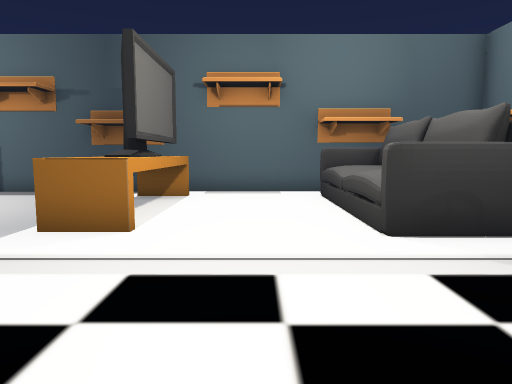
[1] (above)

16 first-person views from a walk through a 3-D level made in the Unity game engine. The camera is 1.2 m above the floor, tilts 6° down and sees 70° across. The floor is counted in squares, 1 m on a side. Each view is taken from the middle of a square. On the plan, view 1 faces up. The plan holds only what a view shows up to about 15 squares ahead; the rest is blank.

[2]
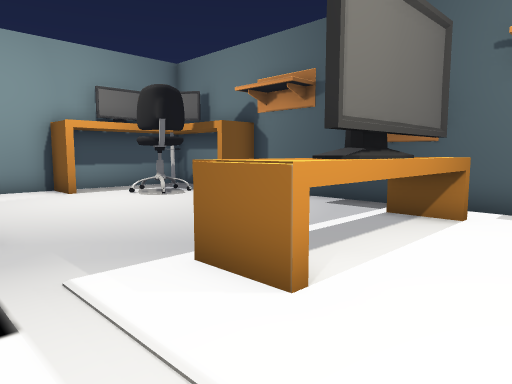

[3]
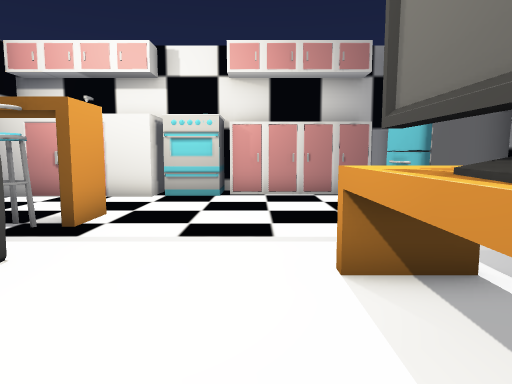

[4]
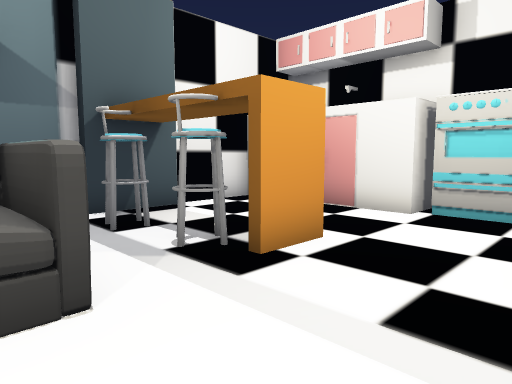

[5]
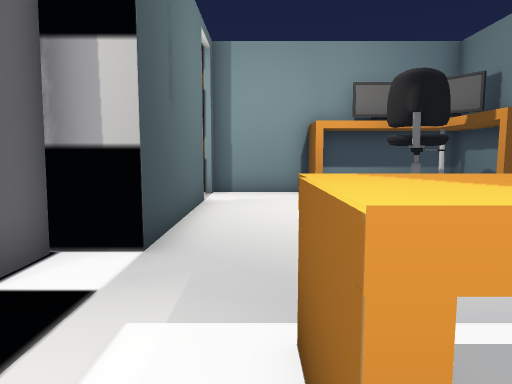

[6]
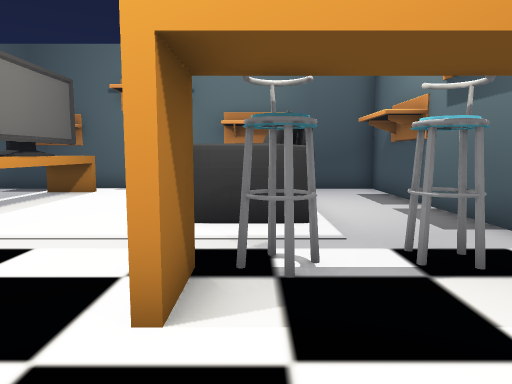

[7]
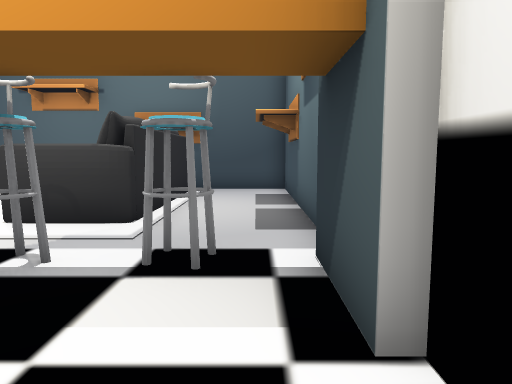

[8]
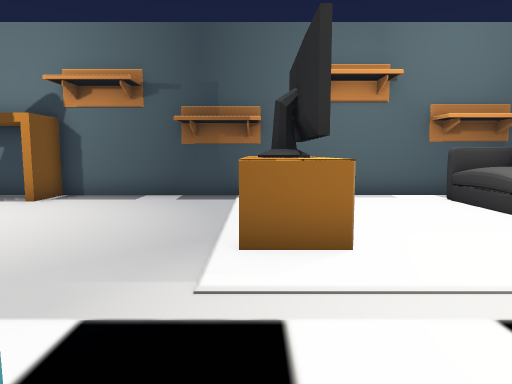

[9]
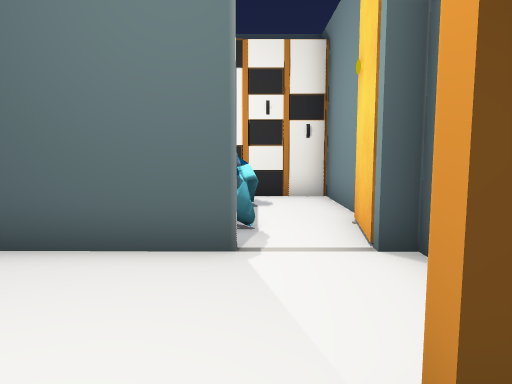

[10]
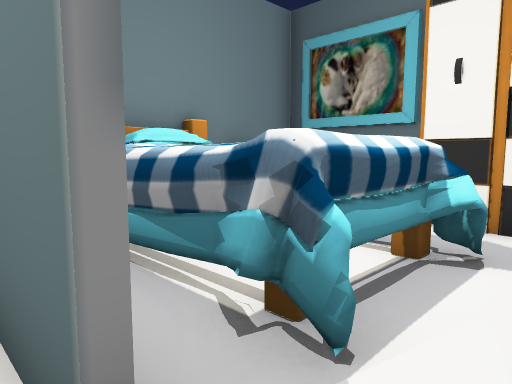

[11]
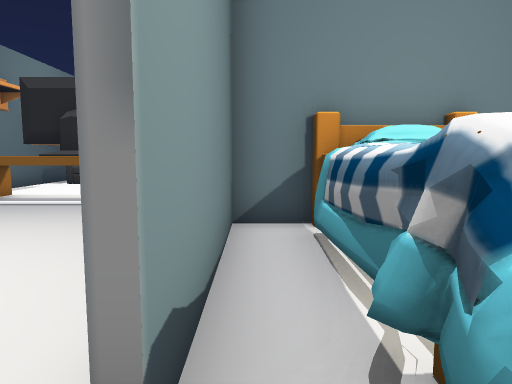

[12]
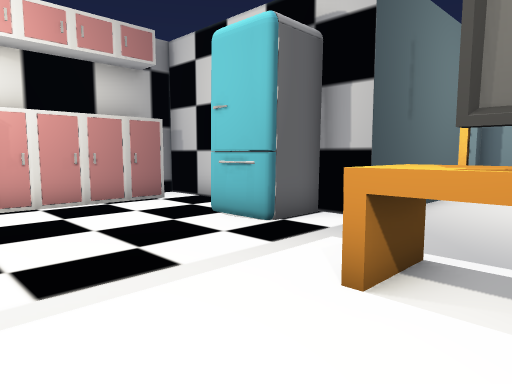

[13]
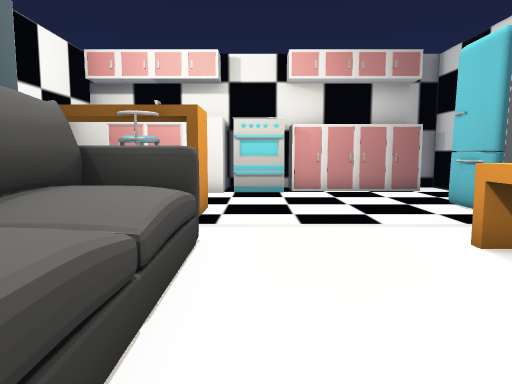

[14]
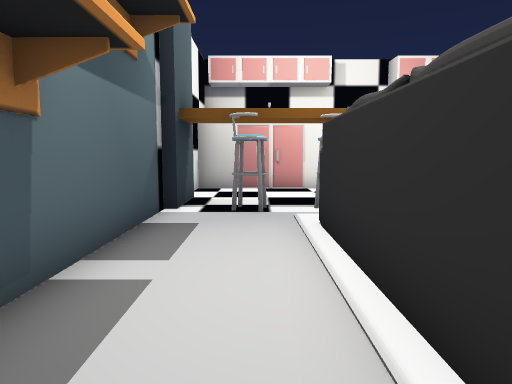

[15]
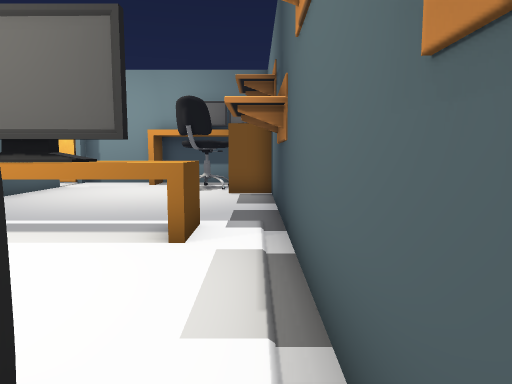

[16]
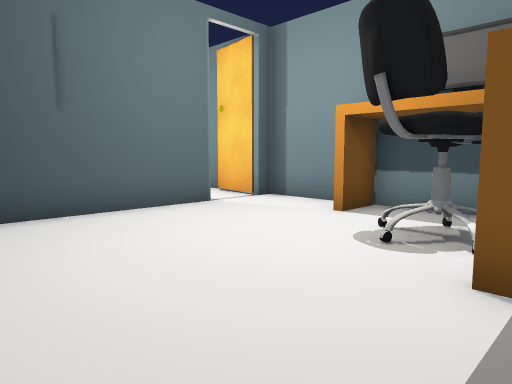

### Floor plan
Key: @ floor where view 1 was taken; # wall or solid block; x gap in a wall; . floor; = window, fence, low wall or low ledge; ^ raised ledge; T thing the floor can be seen under or through.
Columns run from 13 left of view 1 to 7 right of it. Each row starts with its distance up from view 1.
 12     #################
 11 ### #............ ..#
 10 #.###.....^^...^##..#
  9 #.##......^x...^^#..#
  8 #.........^T...^^#..#
  7 ##........^T...^^#..#
  6 #.........^^...^^#..#
  5 #..............###..#
  4 #..#####............#
  3 #......#.......##x#.#
  2 #..^^^^###.....#....#
  1 #..^^ ^###..........#
  0 #.#^  ^#.....@......#
 -1 #..=   #............#
 -2 ####   #.############
 -3        #.
 -4        ##

Where each view was taken, in squares from view 1:
view 1: 0 up, 0 right, facing up
view 2: 3 up, 0 right, facing up-left
view 3: 9 up, 1 left, facing down
view 4: 6 up, 1 left, facing down-right
view 5: 5 up, 1 left, facing left
view 6: 1 down, 3 right, facing up
view 7: 1 down, 6 right, facing up
view 8: 1 up, 3 left, facing up
view 9: 8 up, 11 left, facing down
view 10: 4 up, 12 left, facing down-right
view 11: 3 up, 12 left, facing right
view 12: 7 up, 1 right, facing down-left
view 13: 10 up, 1 right, facing down
view 14: 11 up, 5 right, facing down
view 15: 11 up, 3 right, facing left
view 16: 11 up, 5 left, facing down-left
